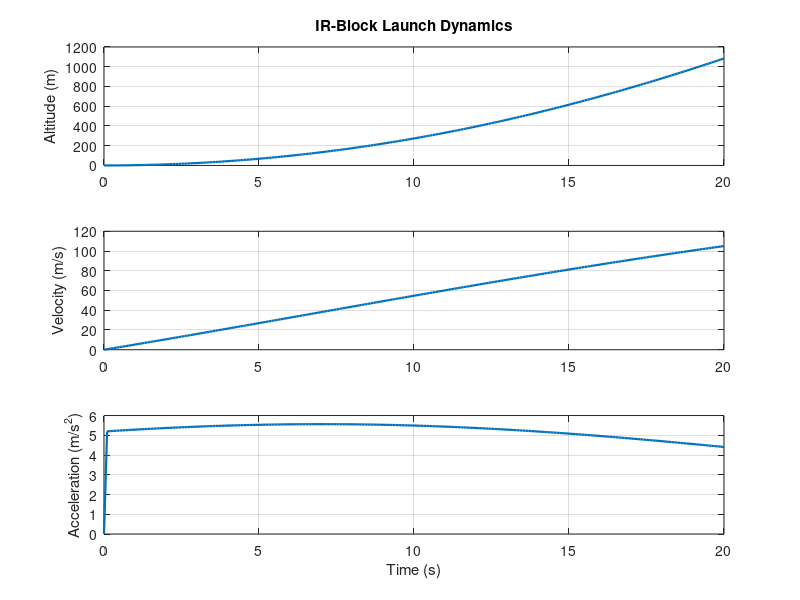

This chart was generated by the following MATLAB code:
%% Generated by RAG ModelSpec pipeline
% task_goal: 生成一维火箭发射模型
% model_id: rocket_launch_1d
% generator_strategy: ir_composable_renderer
% template_family: launch_dynamics
% governing_form: ode
% solver: discrete_euler
% codegen_strategy: ir_composable_renderer
% equation_fragments: constant_thrust, mass_depletion, quadratic_drag_air, gravity_scalar
% render_blocks: meta:comments, workspace:clear, setup:launch_dynamics:fragment_flags, declare:launch_dynamics:parameters, setup:launch_dynamics:time_grid, setup:launch_dynamics:state_arrays, solver:launch_dynamics:loop_begin, fragment:launch_dynamics:mass_depletion, fragment:launch_dynamics:constant_thrust, fragment:launch_dynamics:quadratic_drag_air, fragment:launch_dynamics:gravity_scalar, update:launch_dynamics:state, solver:launch_dynamics:loop_end, postprocess:launch_dynamics:metrics, output:launch_dynamics:plots
% assumptions:
%   - vertical launch
%% IR-block-composed MATLAB model: Open IR Rocket Demo
% family: launch_dynamics
% governing_form: ode
% solver: discrete_euler
% codegen_strategy: ir_composable_renderer
% render_block: meta:comments
% render_block: workspace:clear
% render_block: setup:launch_dynamics:fragment_flags
% render_block: declare:launch_dynamics:parameters
% render_block: setup:launch_dynamics:time_grid
% render_block: setup:launch_dynamics:state_arrays
% render_block: solver:launch_dynamics:loop_begin
% render_block: fragment:launch_dynamics:mass_depletion
% render_block: fragment:launch_dynamics:constant_thrust
% render_block: fragment:launch_dynamics:quadratic_drag_air
% render_block: fragment:launch_dynamics:gravity_scalar
% render_block: update:launch_dynamics:state
% render_block: solver:launch_dynamics:loop_end
% render_block: postprocess:launch_dynamics:metrics
% render_block: output:launch_dynamics:plots
% fragment: constant_thrust | library/native | equation_fragments | constant thrust term | F_thrust = T
% fragment: mass_depletion | library/native | equation_fragments | linear mass depletion during burn | m(t) = m0 - burn_rate * t
% fragment: quadratic_drag_air | library/native | equation_fragments | quadratic aerodynamic drag | F_drag = 0.5 * rho_air * Cd * A * v * abs(v)
% fragment: gravity_scalar | library/native | equation_fragments | scalar gravity term | F_gravity = m * g
% equation: dh/dt = v
% equation: m dv/dt = thrust - drag - m g

clear; clc; close all;

use_thrust = true;
use_mass_depletion = true;
use_drag = true;
use_gravity = true;

mass0 = 1200;
fuel_mass = 400;
burn_rate = 8;
thrust = 18000;
Cd = 0.4;
A = 1.2;
rho = 1.225;
g = 9.81;
dt = 0.1;
T = 20.0;

t = 0:dt:T;
N = numel(t);

h = zeros(N,1);
v = zeros(N,1);
a = zeros(N,1);
m = zeros(N,1);
m(1) = mass0;

for k = 2:N
    tk = t(k);

    if use_mass_depletion
        burned = min(fuel_mass, burn_rate * tk);
        m(k) = max(mass0 - burned, mass0 - fuel_mass);
    else
        burned = 0;
        m(k) = mass0;
    end

    if use_thrust
        if use_mass_depletion
            current_thrust = thrust * (burned < fuel_mass);
        else
            current_thrust = thrust;
        end
    else
        current_thrust = 0;
    end

    if use_drag
        drag = 0.5 * rho * Cd * A * v(max(k-1,1)) * abs(v(max(k-1,1)));
    else
        drag = 0;
    end

    if use_gravity
        weight = m(k) * g;
    else
        weight = 0;
    end

    a(k) = (current_thrust - drag - weight) / max(m(k), 1e-9);
    if k > 1
        v(k) = v(k-1) + a(k) * dt;
        h(k) = max(0, h(k-1) + v(k) * dt);
    end

end

[max_h, idx] = max(h);
fprintf('Max altitude: %.2f m at t = %.2f s\n', max_h, t(idx));
fprintf('Final velocity: %.2f m/s\n', v(end));

figure('Name', 'Launch Dynamics 1D');
subplot(3,1,1); plot(t, h, 'LineWidth', 1.6); grid on; ylabel('Altitude (m)'); title('IR-Block Launch Dynamics');
subplot(3,1,2); plot(t, v, 'LineWidth', 1.6); grid on; ylabel('Velocity (m/s)');
subplot(3,1,3); plot(t, a, 'LineWidth', 1.6); grid on; ylabel('Acceleration (m/s^2)'); xlabel('Time (s)');
